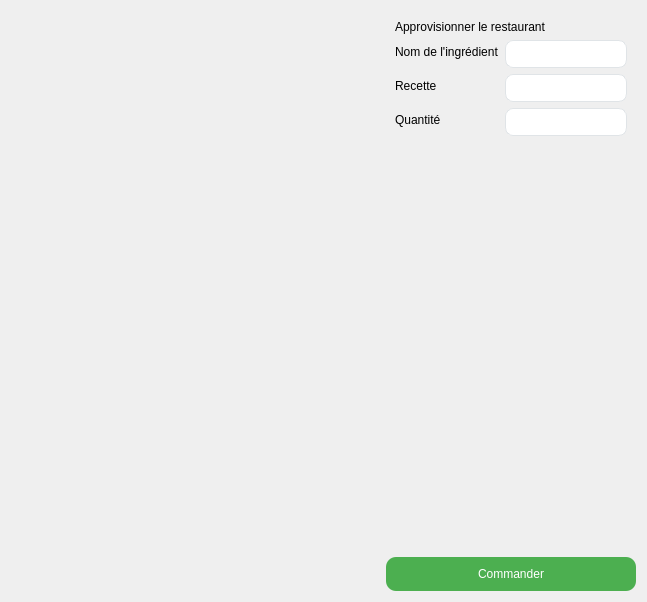
<?xml version="1.0" encoding="UTF-8"?>
<ui version="4.0">
 <class>stockWindow</class>
 <widget class="QDialog" name="stockWindow">
  <property name="geometry">
   <rect>
    <x>0</x>
    <y>0</y>
    <width>647</width>
    <height>602</height>
   </rect>
  </property>
  <property name="windowTitle">
   <string>Gestion des Stocks</string>
  </property>
  <layout class="QHBoxLayout" name="horizontalLayout">
   <item>
    <widget class="QLabel" name="imageLabel">
     <property name="minimumSize">
      <size>
       <width>369</width>
       <height>200</height>
      </size>
     </property>
     <property name="styleSheet">
      <string notr="true">background-image: url(:/build/Desktop_Qt_MinGW_64_bit_31ccaa-Release/release/img/market.jpeg);</string>
     </property>
     <property name="pixmap">
      <pixmap>:/images/livreur_cartons.png</pixmap>
     </property>
     <property name="alignment">
      <set>Qt::AlignmentFlag::AlignCenter</set>
     </property>
    </widget>
   </item>
   <item>
    <layout class="QVBoxLayout" name="formLayout">
     <item>
      <widget class="QWidget" name="formWidget" native="true">
       <property name="styleSheet">
        <string notr="true">QLineEdit {
  border-radius: 8px;
  border: 1px solid #e0e4e7;
  padding: 5px 15px;
}

QLineEdit:focus {
  border: 1px solid #d0e3ff;
}

QLineEdit::placeholder {
  color: #767e89;
}

QComboBox {
  border-radius: 8px;
  border: 1px solid #e0e4e7;
  padding: 5px 15px;
}

QComboBox:focus {
  border: 1px solid #d0e3ff;
}</string>
       </property>
       <layout class="QFormLayout" name="formLayout_2">
        <item row="0" column="0" colspan="2">
         <widget class="QLabel" name="label">
          <property name="text">
           <string>Approvisionner le restaurant</string>
          </property>
         </widget>
        </item>
        <item row="1" column="0">
         <widget class="QLabel" name="nomDeLIngrDientLabel">
          <property name="text">
           <string>Nom de l'ingrédient</string>
          </property>
         </widget>
        </item>
        <item row="1" column="1">
         <widget class="QLineEdit" name="nomDeLIngrDientLineEdit"/>
        </item>
        <item row="2" column="0">
         <widget class="QLabel" name="dishNameLabel">
          <property name="text">
           <string>Recette</string>
          </property>
         </widget>
        </item>
        <item row="2" column="1">
         <widget class="QLineEdit" name="dishNameLineEdit"/>
        </item>
        <item row="3" column="0">
         <widget class="QLabel" name="typeLabel">
          <property name="text">
           <string>Quantité</string>
          </property>
         </widget>
        </item>
        <item row="3" column="1">
         <widget class="QLineEdit" name="quantitLineEdit"/>
        </item>
       </layout>
      </widget>
     </item>
     <item>
      <widget class="QPushButton" name="commandButton">
       <property name="styleSheet">
        <string>
         QPushButton {
             background-color: #4CAF50;
             color: white;
             border-radius: 10px;
             padding: 10px;
         }
         QPushButton:hover {
             background-color: #45a049;
         }
        </string>
       </property>
       <property name="text">
        <string>Commander</string>
       </property>
      </widget>
     </item>
    </layout>
   </item>
  </layout>
 </widget>
 <resources>
  <include location="ressources.qrc"/>
 </resources>
 <connections/>
</ui>
